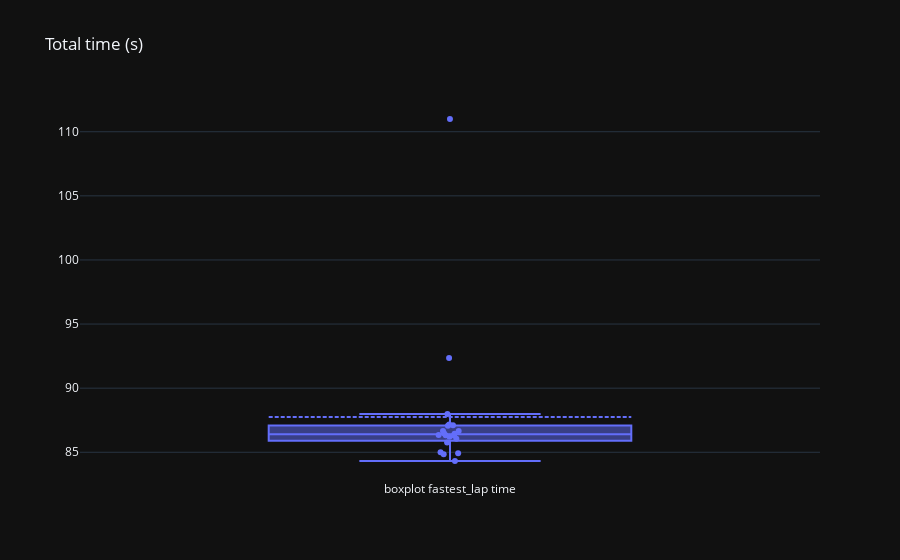

Notebook code cell kept with this figure:
### Code cell
fig = go.Figure(layout=go.Layout(title="Total time (s)", template="plotly_dark"))
fig.add_trace(go.Box(y=last_gp["best_lap"], name="boxplot fastest_lap time", boxpoints="all", jitter=0.1, pointpos=0, boxmean=True, text=last_gp["pilot"]))

### Figure 1 — Plotly figure (JSON) as saved in the notebook; plotly's stock layout.template omitted (floating-point values rounded to 4 significant figures)
{"data": [{"boxmean": true, "boxpoints": "all", "jitter": 0.1, "name": "boxplot fastest_lap time", "pointpos": 0, "text": ["dev", "ric", "ver", "pia", "nor", "rus", "lec", "alo", "oco", "bot", "zho", "per", "str", "gas", "alb", "mag", "tsu", "hul", "law", "sar", "ham", "sai"], "type": "box", "y": [92.35, 111.0, 84.32, 84.92, 84.84, 85.77, 84.99, 86.05, 86.45, 86.65, 86.32, 86.22, 86.35, 86.31, 86.67, 87.07, 87.17, 86.49, 87.11, 87.98, null, null]}], "layout": {"title": {"text": "Total time (s)"}}}
